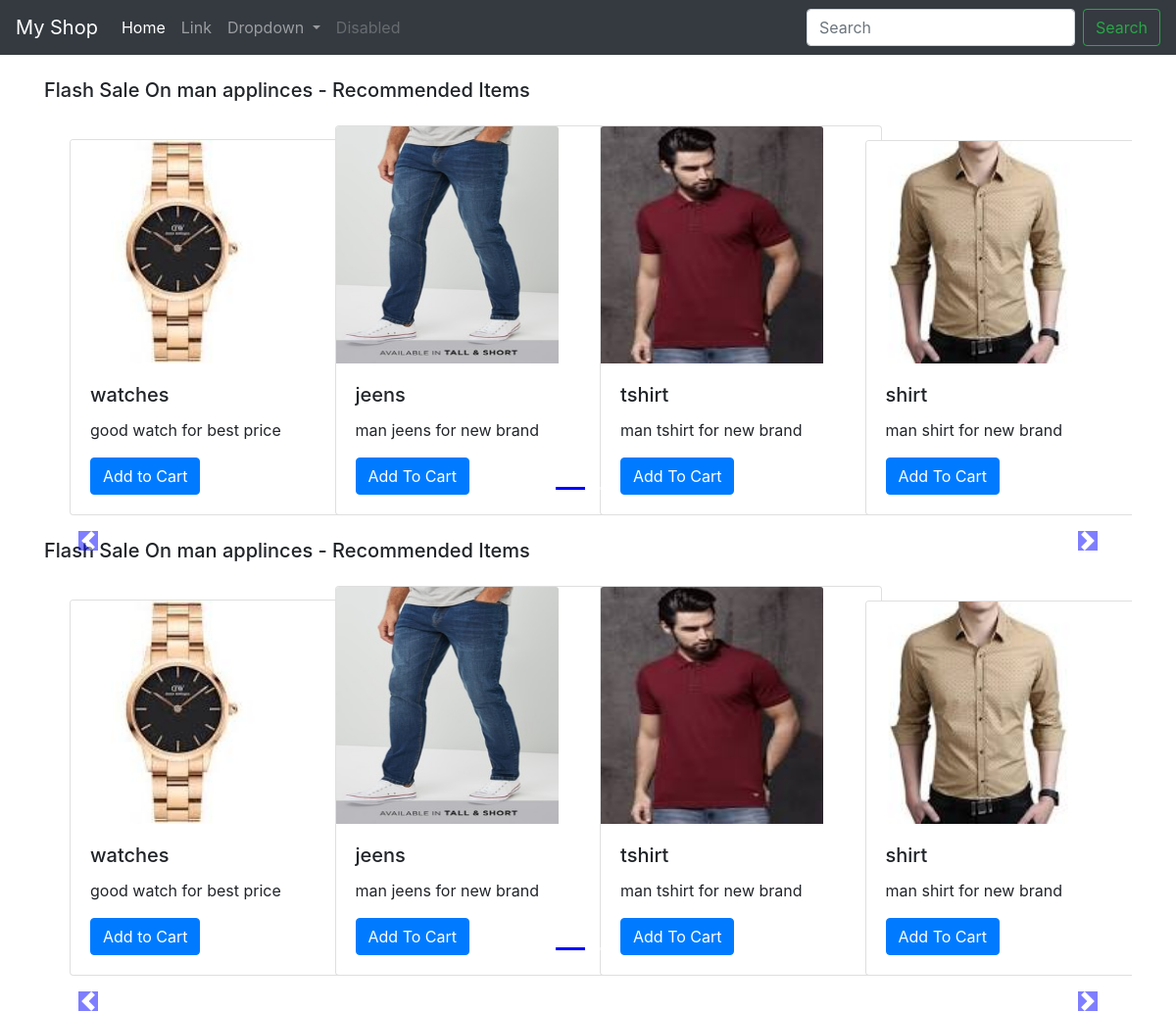
The page / on the database its author committed.
### MyShopApp/models.py (models this page shows, shortened)
class Product(models.Model):
    product_id = models.AutoField
    product_name = models.CharField(max_length=100)
    category = models.CharField(max_length=50)
    subcategory = models.CharField(max_length=50)
    price = models.IntegerField()
    desc = models.CharField(max_length=300)
    pub_date = models.DateField()
    image = models.ImageField(upload_to="upload_images")

### MyShopApp/views.py (the view)
# urls.py: path('',views.index),
def index(request):
    products = Product.objects.all()
    n=len(products)
    nSlides = n//4 + ceil((n/4)-(n//4))
    allProds = [[products,range(1,nSlides),nSlides],
                [products,range(1,nSlides),nSlides]]
    params = {'allProds':allProds}
    return render(request,"MyShopApp/index.html",params)

### templates/MyShopApp/index.html (shortened to what this page needs)
{% extends 'base.html' %}
{% load static %}
{% block body %}
<div class="container">
  {% for product, range, nSlides in allProds %}
  <h5 class="my-4">Flash Sale On {{product.0.category}} - Recommended Items</h5>
<div id="demo{{forloop.counter}}" class="carousel slide my-3" data-ride="carousel">
  <ul class="carousel-indicators">
    <li data-target="#demo{{forloop.counter}}" data-slide-to="0" class="active"></li>
     {% for i in range %}
    <li data-target="#demo{{forloop.parentloop.counter}}" data-slide-to="{{i}}" ></li>
    {% endfor %}
  </ul>
  <div class="container carousel-inner no-padding">
    <div class="carousel-item active">
      <div class="col-xs-3 col-sm-3 col-md-3">
        <div class="card" style="width: 18rem;">
          <img src='/images/{{product.0.image}}' class="card-img-top" alt="...">
          <div class="card-body">
              <h5 class="card-title">{{product.0.product_name}}</h5>
              <p class="card-text">{{product.0.desc}}</p>
              <a href="#" class="btn btn-primary">Add to Cart</a>
          </div>
        </div>
     </div>
      {% for i in product|slice:"1:"%}
      <div class="col-xs-3 col-sm-3 col-md-3">
        <div class="card" style="width: 18rem;">
          <img src='images/{{i.image}}' class="card-img-top" alt="...">
          <div class="card-body">
            <h5 class="card-title">{{i.product_name}}</h5>
            <p class="card-text">{{i.desc}}</p>
            <a href="#" class="btn btn-primary">Add To Cart</a>
          </div>
        </div>
      </div>
      {% if forloop.counter|divisibleby:3 and forloop.counter > 0 and not forloop.last %}
    </div><div class="carousel-item">
      {% endif %}
      {% endfor %}
  </div>
</div>
</div>
  <a class="carousel-control-prev" href="#demo{{forloop.counter}}" data-slide="prev">
      <span class="carousel-control-prev-icon"></span>
  </a>
  <a class="carousel-control-next" href="#demo{{forloop.counter}}" data-slide="next">
      <span class="carousel-control-next-icon"></span>
  </a>
  {% endfor %}
</div>
{% endblock body %}

### templates/base.html (shortened to what this page needs)
<!doctype html>
{% load static %}
<html lang="en">
<head>
    <link rel="stylesheet" href="https://stackpath.bootstrapcdn.com/bootstrap/4.4.1/css/bootstrap.min.css"
>
</head>
<body>
    <nav class="navbar navbar-expand-lg navbar-dark bg-dark">
        <a class="navbar-brand" href="/">My Shop</a>
        <div class="collapse navbar-collapse" id="navbarSupportedContent">
            <ul class="navbar-nav mr-auto">
                <li class="nav-item active">
                    <a class="nav-link" href="/">Home <span class="sr-only">(current)</span></a>
                </li>
                <li class="nav-item">
                    <a class="nav-link" href="#">Link</a>
                </li>
                <li class="nav-item dropdown">
                    <a class="nav-link dropdown-toggle" href="#" id="navbarDropdown" role="button"
                        data-toggle="dropdown" aria-haspopup="true" aria-expanded="false">
                        Dropdown
                    </a>
                </li>
                <li class="nav-item">
                    <a class="nav-link disabled" href="#" tabindex="-1" aria-disabled="true">Disabled</a>
                </li>
            </ul>
            <form class="form-inline my-2 my-lg-0">
                <input class="form-control mr-sm-2" type="search" placeholder="Search" aria-label="Search">
                <button class="btn btn-outline-success my-2 my-sm-0" type="submit">Search</button>
            </form>
        </div>
    </nav>
    {% block body %}
    {% endblock body %}
</body>
</html>

### rows shown on the page
Product: category "man applinces" "man applinces", image (picture), product_name "watches" "watches", desc "good watch for best price" "good watch for best price"
Product: image (picture), product_name "jeens", desc "man jeens for new brand"
Product: image (picture), product_name "tshirt", desc "man tshirt for new brand"
Product: image (picture), product_name "shirt", desc "man shirt for new brand"
